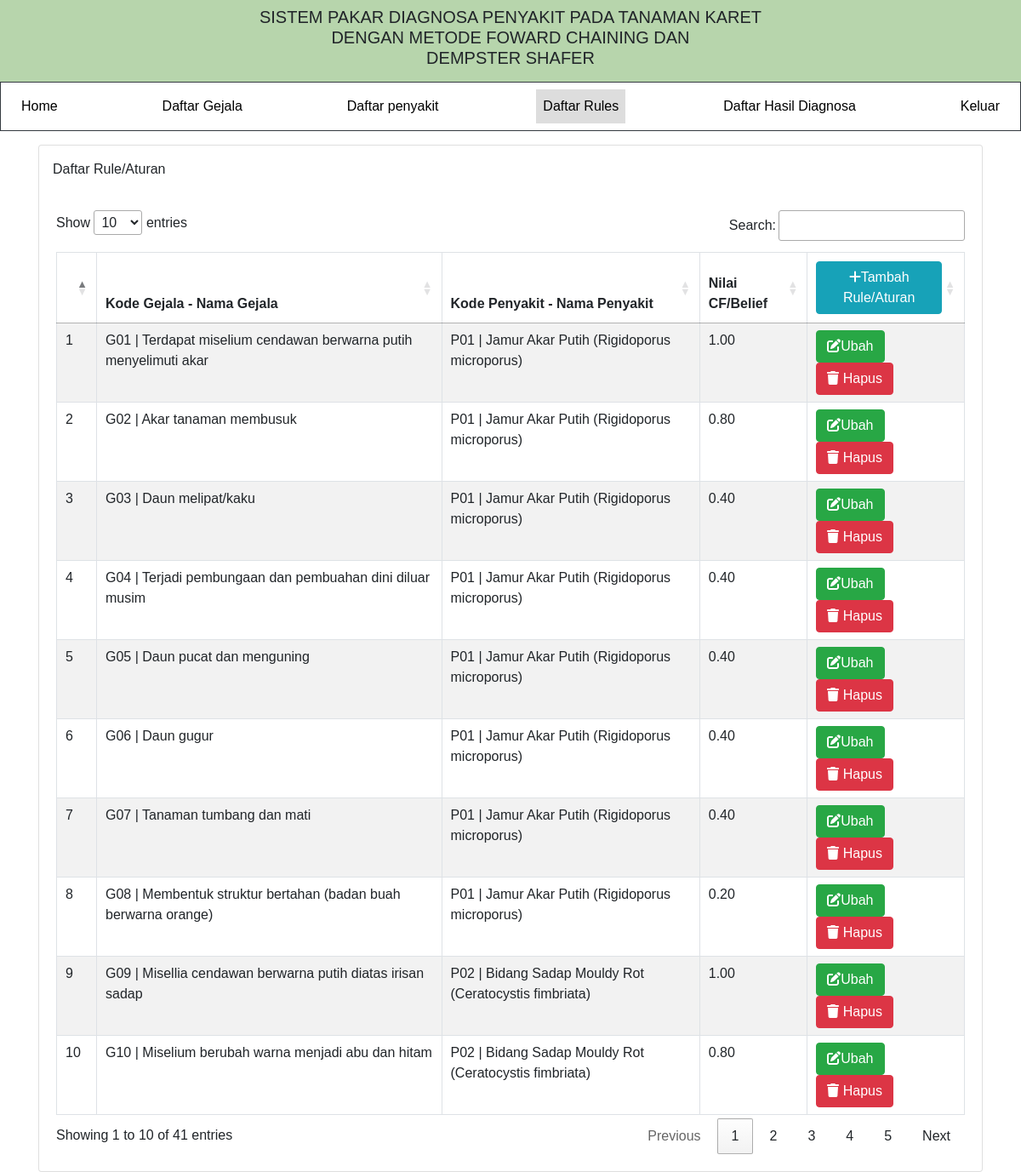
Page /admin/rule/index.php (signed in) on the committed database.
### tables this page shows
CREATE TABLE `rules` (
  `id` bigint(20) UNSIGNED NOT NULL,
  `gejala_id` bigint(20) UNSIGNED NOT NULL,
  `penyakit_id` bigint(20) UNSIGNED NOT NULL,
  `value` double(8,2) NOT NULL,
  `created_at` timestamp NULL DEFAULT NULL,
  `updated_at` timestamp NULL DEFAULT NULL
);

CREATE TABLE `gejalas` (
  `id` bigint(20) UNSIGNED NOT NULL,
  `kode_gejala` varchar(255) NOT NULL,
  `nama_gejala` varchar(255) NOT NULL,
  `created_at` timestamp NULL DEFAULT current_timestamp(),
  `updated_at` timestamp NULL DEFAULT current_timestamp()
);

CREATE TABLE `penyakits` (
  `id` bigint(20) UNSIGNED NOT NULL,
  `kode_penyakit` varchar(5) NOT NULL,
  `nama_penyakit` varchar(255) NOT NULL,
  `definisi` varchar(255) DEFAULT NULL,
  `solusi` varchar(255) DEFAULT NULL,
  `created_at` timestamp NULL DEFAULT NULL,
  `updated_at` timestamp NULL DEFAULT NULL
);

### function.php (called while the page is built, shortened)
<?php
$conn = mysqli_connect("localhost", "root", "", "sistempakar");
function query($query)
{
    global $conn;
    $result = mysqli_query($conn, $query);
    $rows = [];
    while ($row = mysqli_fetch_assoc($result)) {
        $rows[] = $row;
    }
    return $rows;
}

### admin/rule/index.php (the view, shortened to what this page needs)
<?php
include '../../function.php';
$rules = query("SELECT g.kode_gejala, g.nama_gejala, p.kode_penyakit, p.nama_penyakit, p.solusi, r.id, r.gejala_id, r.penyakit_id, r.value FROM penyakits AS p
    JOIN rules AS r ON(r.penyakit_id = p.id)
    JOIN gejalas AS g on(g.id = r.gejala_id)");
?>
<!doctype html>
<html lang="en">
<head>
    <link rel="stylesheet" href="../../dist/css/bootstrap.min.css">
    <link rel="stylesheet" href="../../dist/css/custom.css">
    <link rel="stylesheet" href="../../dist/css/jquery.dataTables.min.css">
    <link rel="stylesheet" href="../../dist/fontawesome/css/all.min.css">
    <link rel="stylesheet" href="../../dist/fontawesome/css/regular.min.css">
    <link rel="stylesheet" href="../../dist/fontawesome/css/solid.min.css">
    <link href="https://cdnjs.cloudflare.com/ajax/libs/select2/4.0.5/css/select2.min.css" rel="stylesheet" />
    <link href="https://cdnjs.cloudflare.com/ajax/libs/bootstrap-datetimepicker/4.17.47/css/bootstrap-datetimepicker.min.css" rel="stylesheet" />
    <link href="https://cdn.datatables.net/1.10.19/css/dataTables.bootstrap.min.css" rel="stylesheet" />
    <link href="https://cdn.datatables.net/buttons/1.2.4/css/buttons.dataTables.min.css" rel="stylesheet" />
    <link href="https://cdn.datatables.net/select/1.3.0/css/select.dataTables.min.css" rel="stylesheet" />
</head>
<body>
    <div class="text-center py-2" style="background-color: #b7d5ac;">
        <h5>SISTEM PAKAR DIAGNOSA PENYAKIT PADA TANAMAN KARET<br />
            DENGAN METODE FOWARD CHAINING DAN<br />
            DEMPSTER SHAFER</h5>
    </div>
    <div class="navbar border border-dark">
        <div>
            <a href="../index.php" class="">Home</a>
        </div>
        <div>
            <a href="../gejala/" class="">Daftar
                Gejala</a>
        </div>
        <div>
            <a href="../penyakit/" class="">Daftar
                penyakit</a>
        </div>
        <div>
            <a href="../rule/" class="activee">Daftar
                Rules</a>
        </div>
        <div>
            <a href="../hasildiagnosa/" class="">Daftar
                Hasil Diagnosa</a>
        </div>
        <div>
            <a href="../../auth/logout.php">Keluar</a>
        </div>
    </div>
    <div class="container mt-3">
        <div class="row mt-3">
            <div class="col-lg-12">
                <div class="card">
                    <div class="card-heading p-3">
                        Daftar Rule/Aturan
                    </div>
                    <div class="card-body">
                        <div class="table-responsive">
                            <table class=" table table-bordered table-striped table-hover datatable datatable-gejala">
                                <thead>
                                    <tr>
                                        <th width="10">
                                        </th>
                                        <th>
                                            Kode Gejala - Nama Gejala
                                        </th>
                                        <th>
                                            Kode Penyakit - Nama Penyakit
                                        </th>
                                        <th>
                                            Nilai CF/Belief
                                        </th>
                                        <th>
                                            <a class="btn btn-info" href="tambah.php">
                                                <i class="fa-solid fa-plus"></i>Tambah Rule/Aturan
                                            </a>
                                        </th>
                                    </tr>
                                </thead>
                                <tbody>
                                    <?php $no = 1 ?>
                                    <?php foreach ($rules as $rule) : ?>
                                        <tr data-entry-id="<?= $rule['id'] ?>">
                                            <td>
                                                <?= $no++ ?>
                                            </td>
                                            <td>
                                                <?= $rule['kode_gejala'] ?> | <?= $rule['nama_gejala'] ?>
                                            </td>
                                            <td>
                                                <?= $rule['kode_penyakit'] ?> | <?= $rule['nama_penyakit'] ?>
                                            </td>
                                            <td>
                                                <?= $rule['value'] ?>
                                            </td>
                                            <td>
                                                <a class="btn btn-xs btn-success" href="edit.php?id=<?= $rule["id"]; ?>">
                                                    <i class="fa-solid fa-pen-to-square"></i>Ubah
                                                </a>
                                                <a class="btn btn-xs btn-danger" href="#" onclick="confirmDelete(<?= $rule["id"]; ?>);">
                                                    <i class="fa-solid fa-trash"></i> Hapus
                                                </a>
                                            </td>
                                        <?php endforeach; ?>
                                </tbody>
                            </table>
                        </div>
                    </div>
                </div>
            </div>
        </div>
    </div>
</body>
</html>

### admin/rule/index.php (style rules this page uses)
body { font-family: Arial, sans-serif; background-image: url('../../dist/bg1.jpg'); background-size: cover; background-repeat: no-repeat; }
.navbar { overflow: hidden; background-color: #fff; }
.navbar a { float: left; display: block; color: black; text-align: center; padding: 8px; text-decoration: none; }
.activee { background-color: #ddd; color: black; }

### rows in the picture
rules: gejala.kode_gejala "G01", gejala.nama_gejala "Terdapat miselium cendawan berwarna putih menyelimuti akar", penyakit.kode_penyakit "P01", penyakit.nama_penyakit "Jamur Akar Putih (Rigidoporus microporus)", value "1.00"
rules: gejala.kode_gejala "G02", gejala.nama_gejala "Akar tanaman membusuk", penyakit.kode_penyakit "P01", penyakit.nama_penyakit "Jamur Akar Putih (Rigidoporus microporus)", value "0.80"
rules: gejala.kode_gejala "G03", gejala.nama_gejala "Daun melipat/kaku", penyakit.kode_penyakit "P01", penyakit.nama_penyakit "Jamur Akar Putih (Rigidoporus microporus)", value "0.40"
rules: gejala.kode_gejala "G04", gejala.nama_gejala "Terjadi pembungaan dan pembuahan dini diluar musim", penyakit.kode_penyakit "P01", penyakit.nama_penyakit "Jamur Akar Putih (Rigidoporus microporus)", value "0.40"
rules: gejala.kode_gejala "G05", gejala.nama_gejala "Daun pucat dan menguning", penyakit.kode_penyakit "P01", penyakit.nama_penyakit "Jamur Akar Putih (Rigidoporus microporus)", value "0.40"
rules: gejala.kode_gejala "G06", gejala.nama_gejala "Daun gugur", penyakit.kode_penyakit "P01", penyakit.nama_penyakit "Jamur Akar Putih (Rigidoporus microporus)", value "0.40"
rules: gejala.kode_gejala "G07", gejala.nama_gejala "Tanaman tumbang dan mati", penyakit.kode_penyakit "P01", penyakit.nama_penyakit "Jamur Akar Putih (Rigidoporus microporus)", value "0.40"
rules: gejala.kode_gejala "G08", gejala.nama_gejala "Membentuk struktur bertahan (badan buah berwarna orange)", penyakit.kode_penyakit "P01", penyakit.nama_penyakit "Jamur Akar Putih (Rigidoporus microporus)", value "0.20"
rules: gejala.kode_gejala "G09", gejala.nama_gejala "Misellia cendawan berwarna putih diatas irisan sadap", penyakit.kode_penyakit "P02", penyakit.nama_penyakit "Bidang Sadap Mouldy Rot (Ceratocystis fimbriata)", value "1.00"
rules: gejala.kode_gejala "G10", gejala.nama_gejala "Miselium berubah warna menjadi abu dan hitam", penyakit.kode_penyakit "P02", penyakit.nama_penyakit "Bidang Sadap Mouldy Rot (Ceratocystis fimbriata)", value "0.80"
